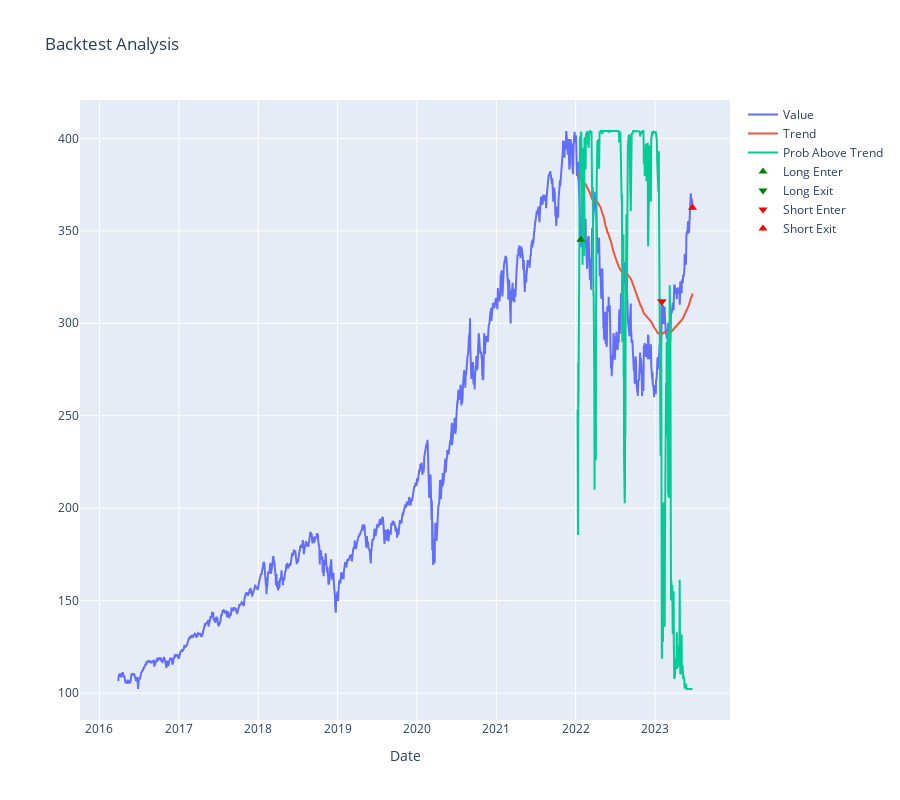

Source (notebook cell):
### Code cell
ledger, df2 = analyze_and_graph(file, symbol, 365*4, df)    
#ledger, df2 = analyze_and_graph_range(file, symbol, "03-27-2020", "12-17-2021", df)

# Display metrics as text
metrics = analyze_trades(ledger, symbol, period)
metrics["file"] = file
metrics_df = metrics_to_dataframe(metrics) 

merged_df = ledger.merge(df2, left_on='Date', right_index=True, how='left')
merged_df[["Date", "Price", "Product", "Side", "Action","prob_above_trend", "Value"]]

### Figure 1 — Plotly figure (JSON) as saved in the notebook; plotly's stock layout.template omitted (floating-point values rounded to 4 significant figures; data arrays with more than 128 entries replaced by an {"elided": "..."} marker saying what was removed)
{"data": [{"mode": "lines", "name": "Value", "type": "scatter", "x": {"elided": "1825 str values"}, "y": {"elided": "1825 float values"}}, {"mode": "lines", "name": "Trend", "type": "scatter", "x": {"elided": "1825 str values"}, "y": {"elided": "1825 float values"}}, {"mode": "lines", "name": "Prob Above Trend", "type": "scatter", "x": {"elided": "1825 str values"}, "y": {"elided": "1825 float values"}}, {"marker": {"color": "green", "size": 8, "symbol": "triangle-up"}, "mode": "markers", "name": "Long Enter", "type": "scatter", "x": {"elided": "1825 str values"}, "y": {"elided": "1825 float values"}}, {"marker": {"color": "green", "size": 8, "symbol": "triangle-down"}, "mode": "markers", "name": "Long Exit", "type": "scatter", "x": {"elided": "1825 str values"}, "y": {"elided": "1825 float values"}}, {"marker": {"color": "red", "size": 8, "symbol": "triangle-down"}, "mode": "markers", "name": "Short Enter", "type": "scatter", "x": {"elided": "1825 str values"}, "y": {"elided": "1825 float values"}}, {"marker": {"color": "red", "size": 8, "symbol": "triangle-up"}, "mode": "markers", "name": "Short Exit", "type": "scatter", "x": {"elided": "1825 str values"}, "y": {"elided": "1825 float values"}}], "layout": {"height": 800, "title": {"text": "Backtest Analysis"}, "xaxis": {"title": {"text": "Date"}}}}
